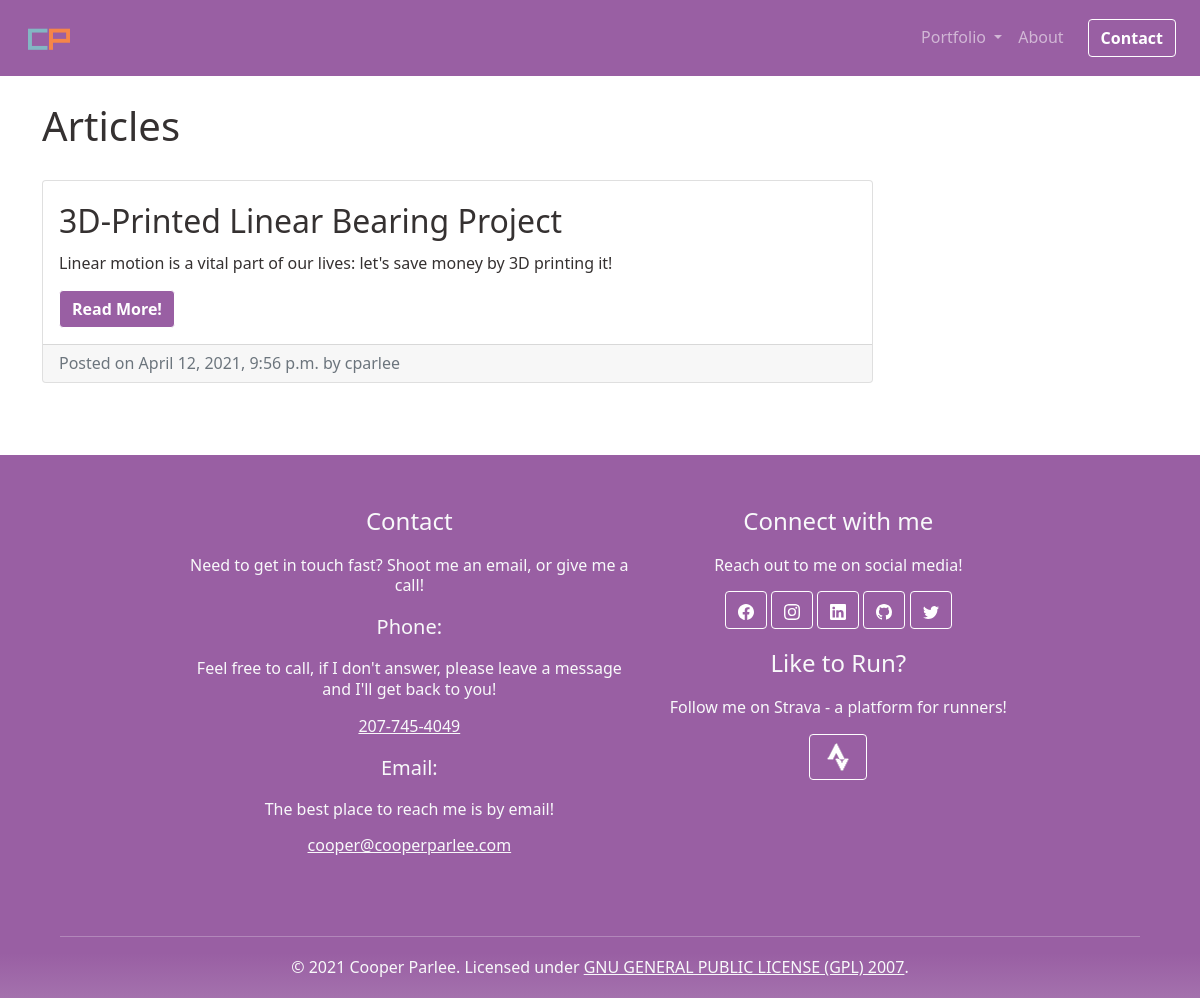
The app's page /articles/, older data.
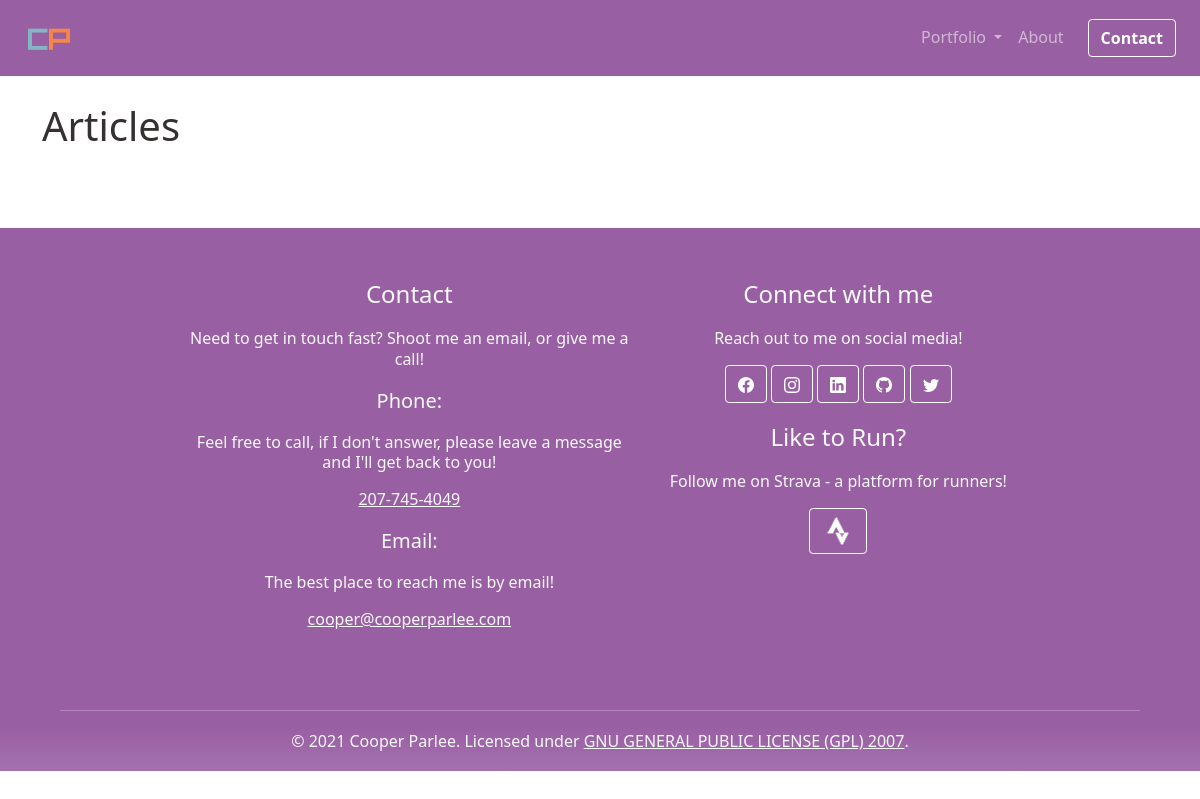
The same page, newer data.
### blog/models.py (models this page shows, shortened)
class Post (models.Model):
    title = models.CharField(max_length=200, unique=True)
    header_image = models.ImageField(null=True, blank=True, upload_to="media/images/")
    slug = models.SlugField(max_length=200, unique=True)
    author = models.ForeignKey(User, on_delete=models.CASCADE, related_name='blog_posts')
    updated_on = models.DateTimeField(auto_now=True)
    description = models.CharField(max_length=200)
    content = RichTextField(blank=True, null=True)
    created_on = models.DateTimeField(auto_now_add=True)
    status = models.IntegerField(choices=STATUS, default=0)
    category = models.IntegerField(choices=CATEGORIES, default=0)
    hidden = models.BooleanField(default=False, null=False)
    class Meta:
        ordering = ['-created_on']

### blog/views.py (the view)
# urls.py: path('', views.PostList.as_view(), name='post_list'),
class PostList (generic.ListView):
    queryset = Post.objects.filter(status=1, hidden=False).order_by('-created_on')
    def get_context_data (self, **kwargs):
        context = super().get_context_data(**kwargs)
        context['title'] = 'Articles'
        context['description'] = 'Recently posted projects on cooperparlee.com'
        return context
    template_name = 'post_list.html'

### templates/post_list.html (shortened to what this page needs)
{% extends "base.html" %}
{% block content %}
{% load static %}
<div class ="container my-4">
    <div class="row">
        <section class = "my-4 col-md-9 left-body">
            <h1 class="mt-5 mb-4">Articles</h1>
            {% for post in post_list %}
            <div class="card mb-4">
                <div class="card-body">
                    <h2 class="card-title">{{post.title}}</h2>
                    <p class="card-text">{{post.description|slice:"200"}}</p>
                    <a class = "btn btn-thematic" href="{% url 'blog:post_detail' post.slug %}">Read More!</a>
                </div>
                <div class="card-footer text-muted">
                    Posted on {{post.updated_on}} by {{post.author}}
                </div>
            </div>
            {%endfor %}
        </section>
    </div>
</div>
{%endblock content%}

Row changes from the older to the newer data that the page shows:
no longer on this page (row edited): Post: title "3D-Printed Linear Bearing Project", description "Linear motion is a vital part of our lives: let's save money by 3D printing it!", updated_on "April 12, 2021, 9:56 p.m.", author "cparlee"
